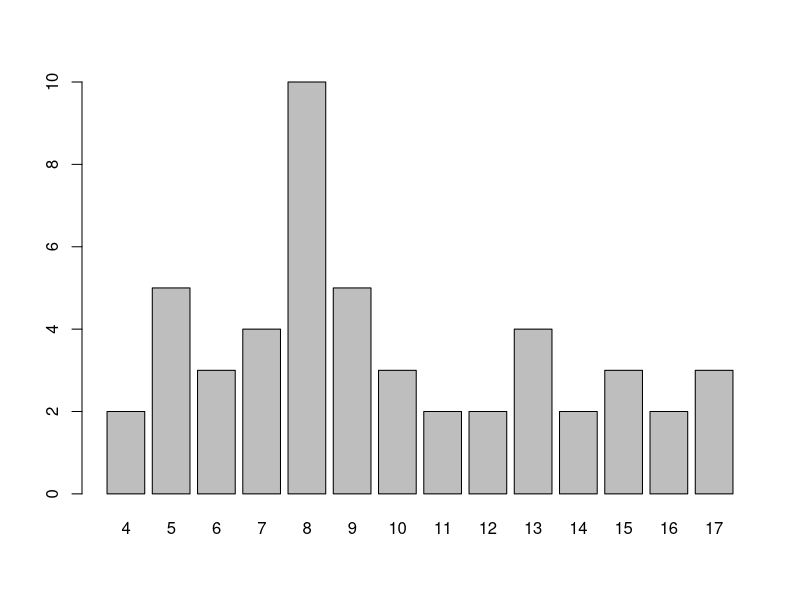

Recreate this plot in R.
## ---- chunk 1
knitr::opts_chunk$set(echo = TRUE)
## ---- chunk 2
# x <- scan() # apos o comando scan(), copiar e colar os valores separados por espacos ou nova linha
x <- c(2, 5, 6, 0, 4, 4, 3, 4, 2, 2, 3, 3, 5, 3, 5, 1, 2, 4, 2, 3, 5, 4, 3, 3, 2, 3, 0, 4, 4, 3, 4, 0, 2, 0, 2, 3, 3, 1, 2, 4, 2, 2, 4, 4, 2, 2, 2, 3, 3, 3, 2, 2, 3, 1, 2, 0, 1, 3, 1, 2, 2, 2, 0, 3, 3, 4, 2, 2, 1, 3, 3, 1, 2, 3, 1, 1, 3, 2, 2, 0, 3, 2, 1, 3, 0, 3, 2, 2, 1, 2, 2, 2, 3, 2, 2, 1, 2, 2, 3, 0, 1, 0, 3, 2, 2, 1, 0, 2, 0, 2, 1, 4, 0, 3, 3, 3, 3, 3, 3, 0, 4, 3, 1, 2, 3, 2, 0, 2, 5, 3, 1, 0, 0, 2, 1, 3, 3, 2, 2, 0, 2, 2, 2, 3, 2, 3, 3, 1, 1, 3, 1, 2, 2, 0, 2, 4, 2, 2, 2, 3, 1, 2, 3, 2, 0, 3, 2, 1, 2, 3, 3, 1, 0, 4, 1, 2, 1, 3, 4, 4, 0, 0, 1, 1, 3, 4, 1, 2, 1, 4, 6, 0, 0, 3, 1, 2, 4, 0, 2, 2, 1, 5, 2, 0, 1, 3, 0, 1, 1, 0, 3, 2, 2, 2, 0, 3, 2, 2, 4, 5, 2, 0, 1, 0, 2, 3, 3, 0, 2, 2, 1, 3, 3, 1, 2, 2, 0, 1, 2, 1, 1, 1, 3, 2, 2, 2, 2, 2, 5, 0, 2, 2, 3, 1, 0, 2, 2, 2, 1, 3, 2, 0, 1, 4, 1, 4, 2, 3, 2, 3, 3, 3, 1, 2, 2, 1, 2, 4, 0, 4, 2, 2, 1, 1, 2, 2, 2, 0, 1, 1, 1, 1, 1, 2, 2, 2, 3, 3, 3, 0, 0, 3, 0, 0, 3, 2, 3, 0, 0, 3, 3, 4, 0, 4, 2, 2, 4, 3, 4, 2, 1, 1, 2, 0, 0, 0, 4, 3, 3, 2, 0, 0, 2, 1, 3, 2, 2, 3, 0, 0, 3, 3, 0, 3, 0, 1, 2, 2, 1, 3)
table(x) # freq. absoluta simples
## ---- chunk 3
x <- c(4, 5, 5, 6, 7, 8, 9, 17, 16, 10, 7, 9, 12, 14, 13, 8, 10, 6, 8, 15, 13, 
       17, 9, 5, 8, 4, 15, 17, 8, 11, 8, 10, 12, 13, 11, 8, 7, 6, 5, 16, 15, 9, 
       8, 9, 14, 13, 7, 8, 5, 8)
table(x)
barplot(table(x))
